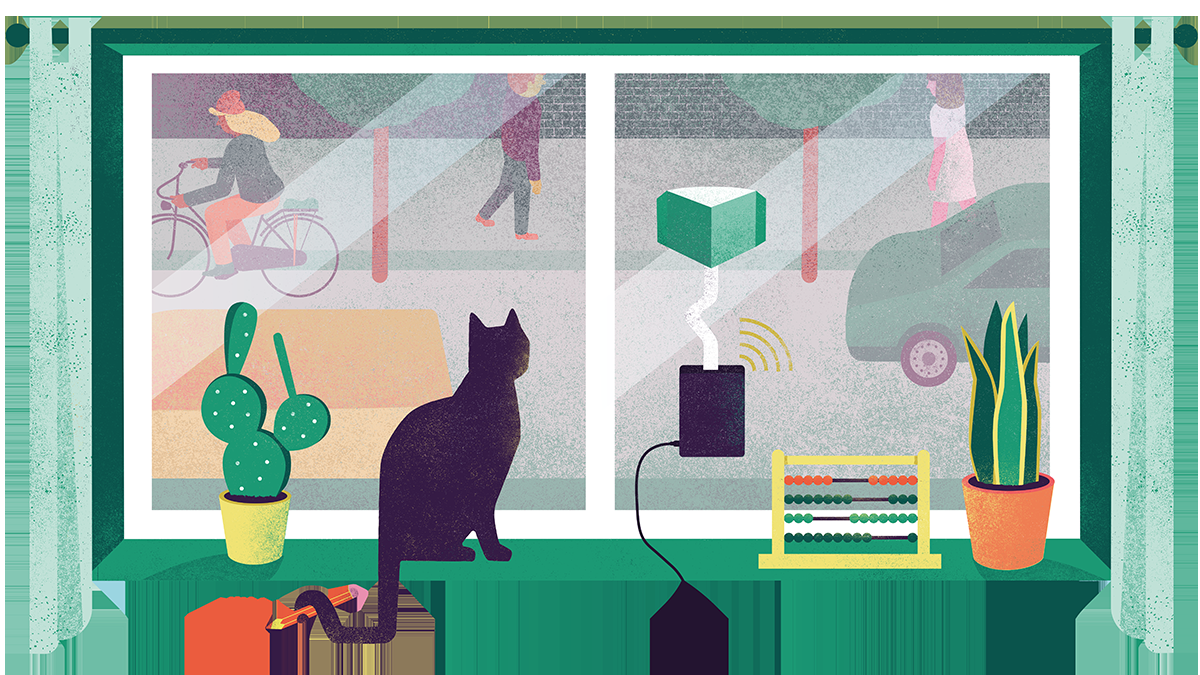
#> input picture Access-point/images/telraam_window.png, 1200 x 675 px
$ python -i telraam_monitoring.py   (imports and definitions only)   (older library calls are emulated)
#> lines starting #> are read from the running program, lines starting #| are printed output that depends on the picture
# TELRAAM monitoring script by Dr. Péter I. Pápics (Transport & Mobility Leuven)
#
# Version history:
# v0028: (C. Van Poyer) use json instead of mysql
# v0027: (C. Van Poyer) added timeouts to requests.post
# v0026: (C. Van Poyer) added sending background image at startup and at 12h
# v0025: (P. Papics) commented out lines 540-550 to temporarily disable the transfer of raw contour data to the server
# v0024: (S. Maerivoet) modified the test-flag to verbose and separated test image saving from verbose mode
# v0023: (S. Maerivoet) changed access point for the API calls to telraam-api.net
# v0022: (S. Maerivoet) changed cloudfront API calls to https protocol
# v0021: (S. Maerivoet) fixed some types + (W. Himpe) fixed sending data to the back-end using JSON
# v0020: (W. Himpe) changed the back-end URLs + (P. Papics) removed the quotes around numbers when storing them to the back-end them using JSON
# v0019: (S. Maerivoet) code validated according to PEP8 + (P. Papics) fixed a bug when average_brightness was zero
# v0018: (S. Maerivoet) code review and reformatting
# v0017: (P. Papics) make sure that data transfer to the server is in small enough chunks if the data is large
# v0016: (P. Papics) if there is no connection to the server for some reason (wifi/server down), then observations will still continue and data will be saved to a buffer
# v0015: (P. Papics) sending the data to the central server
# v0014: (P. Papics) recording the begin and end of observing intervals, so correction factors can be calculated for downtime. Frame rotation option added. Speed is now correctly new-old and not the other way around...
# v0013: (P. Papics) removed the memory leak introduced in v0012
# v0012: (P. Papics) use MAC address instead of telraam ID, differentiate between no observed objects or too dark to observe
# v0011: (P. Papics) can run continuously and will only observe if the calculated background is bright enough
# v0010: (P. Papics) refined simple tracking algorithm
# v0009: (P. Papics) separated/reorganised tracking/ID loop so later it is easier to do it in post-processing
# v0008: (P. Papics) minor corrections
# v0007: (P. Papics) manual camera controls
# v0006: (P. Papics) switched to time index instead of frame number, and during tracking only those IDs are considered that were actually observed the previous frame
# v0005: (P. Papics) separated detection and tracking loop (tracking is moved to data dump instead of real time)

import warnings
import numpy as np
import cv2
from picamera2 import Picamera2, CameraConfiguration, Controls
import time
import pandas as pd
import socket
import argparse
import pathlib
import subprocess
import uuid
import json
import requests
import base64
import os
from datetime import datetime
from math import floor

__version__ = '2021.06.14'
# [1 line not run here, left out]

# Parameter definitions

X_RESOLUTION = 1280
Y_RESOLUTION = 720
VIDEO_FPS = 40  # 40 FPS is the top value for larger FOV at 720p, at FPS > 40 the FOV gets narrower!
X_RESIZE_PERCENTAGE = 50  # Horizontal processing resolution in percentage of the recording resolution
Y_RESIZE_PERCENTAGE = 50  # Vertical processing resolution in percentage of the recording resolution
BINARY_THRESHOLD_ABOVE_50PC_OF_HISTOGRAM = 18  # 24 # The threshold in the graysale image for deciding if a deviation from the background is an object or not, relative to the point in the histogram under which 50 percent of total intensity can be found
MIN_OBJECT_PERCENTAGE_OF_IMAGE = 0.1
MAX_OBJECT_PERCENTAGE_OF_IMAGE = 100
AREA_EDGE_X_PERCENTAGE = 25  # Percentage of the image horizontally to be used as buffer area
AREA_EDGE_Y_PERCENTAGE = 0  # Percentage of the image vertically to be used as buffer area
MAX_CONTOURS_BETWEEN_DATA_DUMP = 100000  # This is a hard limit, when reached there will be a data dump, no matter what
PREFERRED_CONTOURS_BETWEEN_DATA_DUMP = 50000  # This is the preferred number, from here on if there is no objects on the screen there will ba a data dump
MAX_TIME_BETWEEN_DATA_DUMP = 60  # 120  # This is a hard limit, if this much time has passed, there will be a data dump no matter what
PREFERRED_TIME_BETWEEN_DATA_DUMP = 30  # 60  # Preferred number of seconds between data dumps, from here on if there is no objects on the screen there will ba a data dump
MIN_FRAMES_FOR_BACKGROUND = 100  # 300
MIN_TIME_FOR_BACKGROUND = 30  # 60
MAX_TIME_BETWEEN_BACKGROUND = 180  # 360
PREFERRED_TIME_BETWEEN_BACKGROUND = 150  # 300
SEND_CAMERA_SETUP_DATA_HOUR=12                  #send camera setup data the first time a background is calculated after 12h

# Database related definitions

URL_RAW_CONTOURS = 'https://telraam-api.net/v0/rawcontours'
HEAD_RAW_CONTOURS = {'Content-Type': "application/json", 'cache-control': "no-cache"}
URL_SUMMARY = 'https://telraam-api.net/v0/summaries'
HEAD_SUMMARY = {'Content-Type': "application/json", 'cache-control': "no-cache"}
URL_UPTIME = 'https://telraam-api.net/v0/uptimes'
HEAD_UPTIME = {'Content-Type': "application/json", 'cache-control': "no-cache"}
MAX_JSON_LENGTH = 5000  # maximum length of data transfer (hard limit at server side is now set at 10000, so never go above that!)

dict_list_raw_contours = []
dict_list_summary = []
dict_list_uptime = []

# Extra parameters calculated using the definitions

X_RESIZED = int(X_RESOLUTION * (X_RESIZE_PERCENTAGE / 100.))
Y_RESIZED = int(Y_RESOLUTION * (X_RESIZE_PERCENTAGE / 100.))
MIN_OBJECT_AREA = ((X_RESIZED * Y_RESIZED) / 100.) * MIN_OBJECT_PERCENTAGE_OF_IMAGE
MAX_OBJECT_AREA = ((X_RESIZED * Y_RESIZED) / 100.) * MAX_OBJECT_PERCENTAGE_OF_IMAGE

# [15 lines not run here, left out]

# Possibility to run with extra output for testing

parser = argparse.ArgumentParser()
# [17 lines not run here, left out]
# [1 line that did not run here, left out]

# Initialise manual settings on the camera

def try_mac(json_file='json/telraam_settings.json', interface='eth0'):
#> called with json_file = 'json/telraam_settings.json', interface = 'eth0'
    mac=None
    if os.path.exists(json_file):
        with open(json_file, 'r') as jf:
#> (reads Image-processing/json/telraam_settings.json from the repository)
            json_dat=json.load(jf)
            if 'mac' in json_dat.keys():
                mac=json_dat['mac']
            if 'field_rotation' in json_dat.keys():
                field_rotation=json_dat['field_rotation']
    if mac is None and interface is not None:
        mac_if=subprocess.run(f"cat /sys/class/net/{interface}/address", shell=True, stdout=subprocess.PIPE)
        mac=int(mac_if.stdout.replace(b':',b'').strip(b'\n'), base=16)
    if mac is None:
        mac=uuid.getnode()
    print("Using mac: ", mac)
    return mac


mac_id=try_mac()
# [1 line not run here, left out]
exposure_time = 100  # 100 equals to 10 ms (0.01 s = 1/100 s), also this can not be more than 1/FPS so at 60 FPS the max exposure time is ~1/60 = 0.016s -> 160, at 30 FPS it is 320.
# [3 lines that did not run here, left out]
# [5 lines not run here, left out]


# Functions


# [58 lines left out: function set_exposure_time, not called in this run]

class PiCapture:
    def __init__(self, n):
        self.picam2 = Picamera2(n)
        self.picam2.start()
    def set(self,arg,param):
        pass
    def read(self)->tuple[bool, np.ndarray]:
        return True, self.picam2.capture_array("main")
    def release(self):
        self.picam2.close()

def initialise_video_capture():
    global cap
    # cap = cv2.VideoCapture(0)
    cap = PiCapture(0)
    cap.set(3, X_RESOLUTION)
    cap.set(4, Y_RESOLUTION)
    cap.set(5, VIDEO_FPS)


def background_calculation():
    global background_time, time_data_pocket_end, time_start, error_msg
    error_msg = 0  # Fake value so the loop below can nicely execute
    # [8 lines of commented-out code are left out]
    if args.verbose:
        print('Calculating background...')
    background_time_start = time.time()
    background_time = background_time_start
    background = None
    while background is None or np.shape(background)[2] < MIN_FRAMES_FOR_BACKGROUND or background_time-background_time_start < MIN_TIME_FOR_BACKGROUND:
        ret, frame = cap.read()  # Get frame
        frame_small = cv2.resize(frame, (X_RESIZED, Y_RESIZED), interpolation=cv2.INTER_LINEAR)
        if args.display:
            display = live_view(frame_small)
            if display == 0:
                exit()
        frame_gray = cv2.cvtColor(frame_small, cv2.COLOR_BGR2GRAY)
        frame_gray = np.array(frame_gray[:, :, np.newaxis], np.uint8)  # Give array an extra dimension so when we concatenate such arrays there is a third dimension along which it can be done
        if background is None:
            background = frame_gray
        else:
            background = np.concatenate((background, frame_gray), axis=2)
        background_time = time.time()
    medianimage = np.median(background, axis=2)
    if args.test:
        imagefilename = 'test/backgrounds/background_' + str(int(background_time_start)) + '.png'
        cv2.imwrite(imagefilename, medianimage)
    if args.verbose:
        print('Finished background calculation.')
    time_data_pocket_end = time.time()  # Save the time of the end of the background calculation, since before all background calibrations (except the first) there is a data transfer
    time_start = time_data_pocket_end
    return medianimage.astype('uint8')


def initialise_contour_collector():  # This needs to be called after every data dump so we start collecting contours into an empty array (framenumber only used in FPS calculation)
    global frame_number, number_of_contours, contour_collector
    frame_number = 0
    number_of_contours = 0
    contour_collector = np.zeros((MAX_CONTOURS_BETWEEN_DATA_DUMP, 6))  # This will store all contours' properties from all frames between data dumps


def set_binary_threshold(image):  # Define a binary threshold relative to the histogram of the image (only works on grayscale images!)
    hist_item = cv2.calcHist([image], [0], None, [256], [0, 256])
    binary_threshold = np.argwhere(np.abs(np.cumsum(hist_item)-0.50*np.cumsum(hist_item)[-1]) == np.min(np.abs(np.cumsum(hist_item)-0.50*np.cumsum(hist_item)[-1])))[0][0] + BINARY_THRESHOLD_ABOVE_50PC_OF_HISTOGRAM
    if args.display:
        hist_image = np.zeros((300, 256, 3))  # This will be the image of the histogram
        cv2.normalize(hist_item, hist_item, 0, 255, cv2.NORM_MINMAX)  # Normalise histogram so maximum is 255
        hist = np.int32(np.around(hist_item))
        # Draw histogram line by line
        for x, y in enumerate(hist):
            cv2.line(hist_image, (x, 0), (x, y), (255, 255, 255))
        cv2.line(hist_image, (binary_threshold - BINARY_THRESHOLD_ABOVE_50PC_OF_HISTOGRAM, 0), (binary_threshold - BINARY_THRESHOLD_ABOVE_50PC_OF_HISTOGRAM, 299), (0, 0, 255))  # Annotate the 50% level of total intensity in the histogram
        cv2.line(hist_image, (binary_threshold, 0), (binary_threshold, 299), (255, 0, 0))  # Annotate the binary threshold
        hist_image = np.flipud(hist_image)
        cv2.imshow('bg.-removed hist.', hist_image)
    return binary_threshold


def find_contours(image):  # Defining how contours are found in a background-removed image
    blur = cv2.blur(image, (10, 10))  # Gaussian blur applied to the background-removed image
    binarythreshold = set_binary_threshold(image)  # Get threshold setting
    ret, thresh1 = cv2.threshold(blur, binarythreshold, 255, cv2.THRESH_BINARY)  # Making the-background removed image binary


#     im2, contours, hierarchy = cv2.findContours(thresh1, cv2.RETR_TREE, cv2.CHAIN_APPROX_SIMPLE)  # Find contours (find the circumference of the objects)

    contours=None
    hierarchy=None
    if cv2.__version__.startswith('4'):
        contours, hierarchy = cv2.findContours(thresh1, cv2.RETR_TREE, cv2.CHAIN_APPROX_SIMPLE)  # Find contours (find the circumference of the objects)
    else:
        im2, contours, hierarchy = cv2.findContours(thresh1, cv2.RETR_TREE, cv2.CHAIN_APPROX_SIMPLE)  # Find contours (find the circumference of the objects)

    return contours, hierarchy


# [388 lines left out: functions find_objects, annotate_contours, id_and_track, summary_of_tracked_objects, send_json_raw_contours, send_json_summary and 6 more, not called in this run]

# Here we define some aids

mac_addr = mac_id  # This gets the MAC address in decimal, mac_addr = hex(uuid.getnode()).replace('0x','') would be the actual MAC address
hostname = mac_addr  # Use the MAC address in the data files as opposed to the  telraam ID
kernel = cv2.getStructuringElement(cv2.MORPH_ELLIPSE, (5, 5))  # Blurring kernel definition
font = cv2.FONT_HERSHEY_SIMPLEX
# [5 lines not run here, left out]
last_frame_is_empty = 0
last_camera_setup_data_sent=None

# Here we start the camera

initialise_video_capture()
#> (the call stopped at in __init__, `self.picam2 = Picamera2(n)`: picamera2 is not available in this run)
initialise_contour_collector()

# Here a possible loop to set up the field of view

# [9 lines not run here, left out]

# Here we start the actual image processing and tracking loop
# [1 line that did not run here, left out]

#do not send background after nighltly updates 0-4h
now=datetime.now()
# [60 lines not run here, left out]

>>> import cv2
>>> picture = cv2.imread('../Access-point/images/telraam_window.png', cv2.IMREAD_GRAYSCALE)
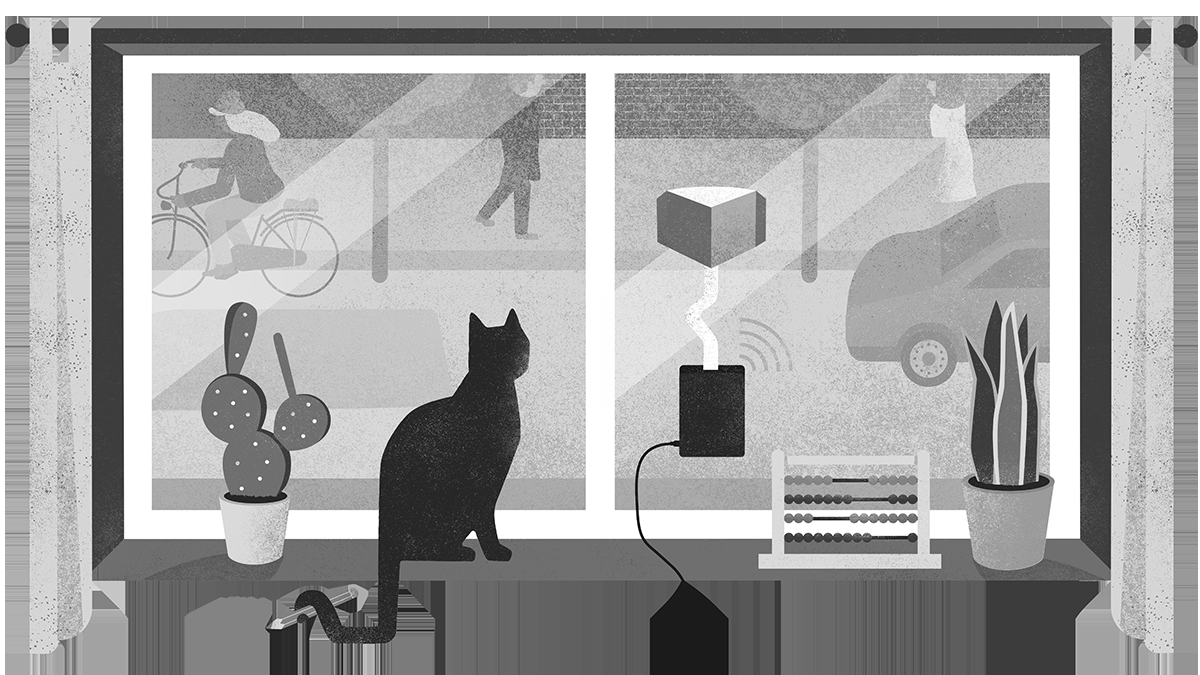
#> picture: shape (675, 1200); min 0, max 255, mean 163.1
>>> result = find_contours(picture)
#> in find_contours, `blur = cv2.blur(image, (10, 10))`:
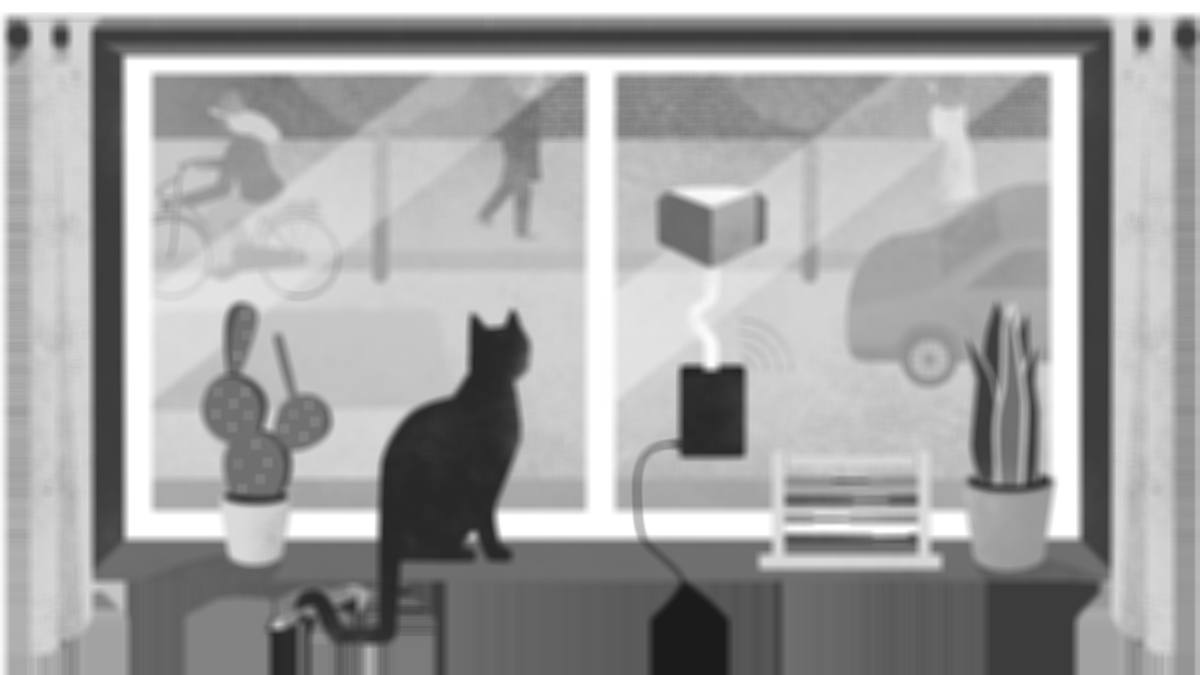
#> blur: shape (675, 1200); min 26, max 255, mean 163.2
#> in set_binary_threshold, `hist_item = cv2.calcHist([image], [0], None, [256], [0, 256])`: hist_item = 256 values, max 91933 at index 255, min 14 at index 2, mean 3164.1
#> in set_binary_threshold, `binary_threshold = np.argwhere(np.abs(np.cumsum(hist_item)-0.50*np.cum..`: binary_threshold = 193
#> (the run stopped early here; a loop or call above may not have finished)
